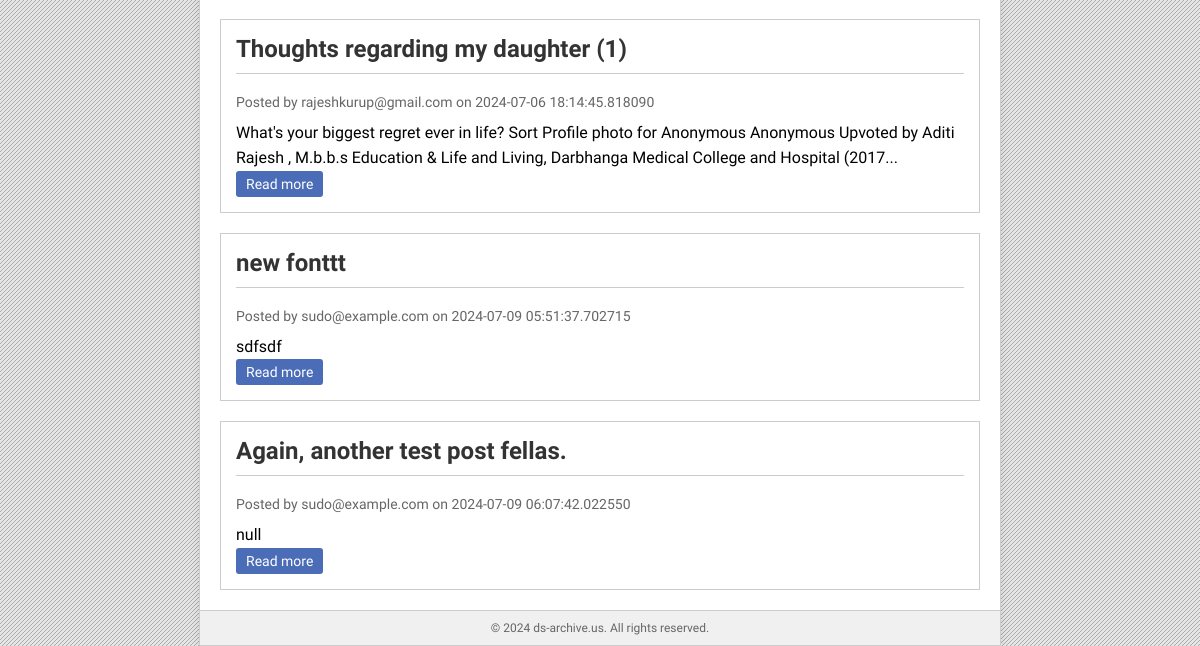
Page /api/ (lower part) on the earlier database version.
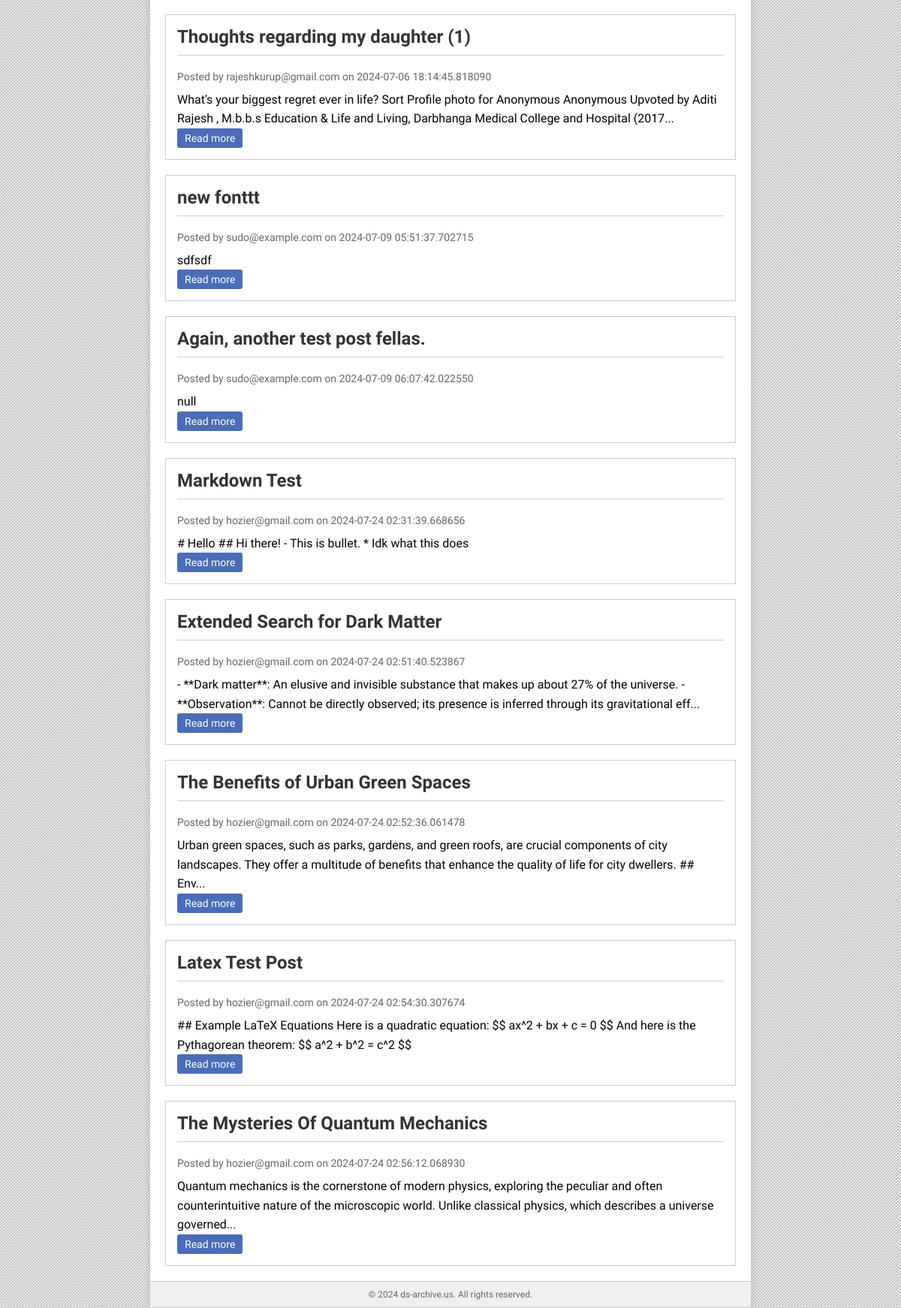
Same page on the later database version.
### app/db.py (models this page shows)
class BlogPost(Base):
    __tablename__ = 'blog_posts'
    id = Column(Integer, primary_key=True)
    title = Column(String(100), nullable=False)
    content = Column(String(1000), nullable=False)
    author = Column(String(50), nullable=False)
    created_at = Column(DateTime, default=datetime.utcnow)
    comments = relationship('Comment', back_populates='post')

### app/routes.py (the view)
@api.route("/", methods=["GET"])
def index():
    current_user = session.get('user_email')
    access_token = session.get('access_token')
    posts = db.get_all_blog_posts()
    return render_template("index.html", posts=posts, user=current_user, access_token=access_token)

### app/db.py (called while the page is built)
    def get_all_blog_posts(self):
        return self.session.query(BlogPost).all()

### app/templates/index.html (shortened to what this page needs)
<!DOCTYPE html>
<html lang="en">
<head>
</head>
<body>
    <div class="container">
        <main>
            {% for post in posts %}
                <article class="post">
                    <h2>{{ post.title }}</h2>
                    <div class="post-meta">Posted by {{ post.author }} on {{ post.created_at }}</div>
                    <div class="post-content">
                        {{ post.content[:200] }}{% if post.content|length > 200 %}...{% endif %}
                    </div>
                    <a href="{{ url_for('api.get_post', post_id=post.id) }}" class="read-more">Read more</a>
                </article>
            {% endfor %}
        </main>
        <footer>
            &copy; 2024 ds-archive.us. All rights reserved.
        </footer>
    </div>
</body>
</html>

### app/templates/index.html (style rules this page uses)
body { font-family: 'Trebuchet MS', Arial, sans-serif; margin: 0; padding: 0; }
.container { width: 80%; max-width: 800px; margin: 0 auto; background-color: #ffffff; border: 1px solid #cccccc; box-shadow: 0 0 10px rgba(0,0,0,0.1); }
.post { background-color: #ffffff; border: 1px solid #cccccc; margin: 20px; padding: 15px; }
.post h2 { color: #333333; font-size: 24px; margin-top: 0; border-bottom: 1px solid #cccccc; padding-bottom: 10px; }
.post-meta { color: #666666; font-size: 14px; margin-bottom: 10px; }
.post-content { font-size: 16px; line-height: 1.6; }
.read-more { display: inline-block; background-color: #4b6cb7; color: #ffffff; padding: 5px 10px; text-decoration: none; border-radius: 3px; font-size: 14px; }
footer { background-color: #f0f0f0; border-top: 1px solid #cccccc; color: #666666; text-align: center; padding: 10px; font-size: 12px; }

Differences in the rows shown:
added BlogPost: title "Markdown Test", author "hozier@gmail.com", created_at "2024-07-24 02:31:39.668656", content "# Hello ## Hi there! - This is bullet. * Idk what this does"
added BlogPost: title "Extended Search for Dark Matter", author "hozier@gmail.com", created_at "2024-07-24 02:51:40.523867", content "- **Dark matter**: An elusive and invisible substance that makes up about 27% of the universe. - **Observation**: Cannot be directly observed; its presence is inferred through its gravitational eff"
added BlogPost: title "The Benefits of Urban Green Spaces", author "hozier@gmail.com", created_at "2024-07-24 02:52:36.061478", content "Urban green spaces, such as parks, gardens, and green roofs, are crucial components of city landscapes. They offer a multitude of benefits that enhance the quality of life for city dwellers. ## Env"
added BlogPost: title "Latex Test Post", author "hozier@gmail.com", created_at "2024-07-24 02:54:30.307674", content "## Example LaTeX Equations Here is a quadratic equation: $$ ax^2 + bx + c = 0 $$ And here is the Pythagorean theorem: $$ a^2 + b^2 = c^2 $$"
added BlogPost: title "The Mysteries Of Quantum Mechanics", author "hozier@gmail.com", created_at "2024-07-24 02:56:12.068930", content "Quantum mechanics is the cornerstone of modern physics, exploring the peculiar and often counterintuitive nature of the microscopic world. Unlike classical physics, which describes a universe governed"
